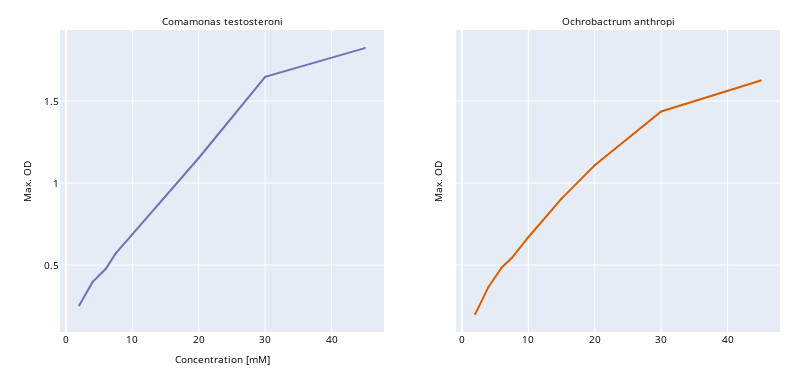

Notebook cell for this chart:
### Code cell
plot_max_OD_plate_reader()

### Figure 1 — Plotly figure (JSON) as saved in the notebook; plotly's stock layout.template omitted (floating-point values rounded to 4 significant figures)
{"data": [{"line": {"color": "#7570B3", "width": 2}, "marker": {"size": 2}, "showlegend": false, "type": "scatter", "x": [2, 4, 6, 7.5, 10, 15, 20, 30, 45], "xaxis": "x", "y": [0.2542, 0.3958, 0.4772, 0.5708, 0.6875, 0.9182, 1.153, 1.648, 1.823], "yaxis": "y"}, {"line": {"color": "#D95F02", "width": 2}, "marker": {"size": 2}, "showlegend": false, "type": "scatter", "x": [2, 4, 6, 7.5, 10, 15, 20, 30, 45], "xaxis": "x2", "y": [0.2009, 0.3668, 0.4852, 0.5428, 0.6696, 0.9053, 1.109, 1.436, 1.625], "yaxis": "y2"}], "layout": {"annotations": [{"font": {"color": "black", "size": 10}, "showarrow": false, "text": "Comamonas testosteroni", "x": 0.225, "xanchor": "center", "xref": "paper", "y": 1, "yanchor": "bottom", "yref": "paper"}, {"font": {"color": "black", "size": 10}, "showarrow": false, "text": "Ochrobactrum anthropi", "x": 0.775, "xanchor": "center", "xref": "paper", "y": 1, "yanchor": "bottom", "yref": "paper"}], "font": {"color": "black", "size": 10}, "height": 375, "legend": {"title": {"font": {"color": "black", "size": 10}}}, "margin": {"b": 20, "l": 60, "r": 20, "t": 30}, "title": {"font": {"color": "black", "size": 10}}, "width": 800, "xaxis": {"anchor": "y", "autorange": true, "domain": [0, 0.45], "range": [-0.8908, 47.89], "title": {"font": {"color": "black", "size": 10}, "standoff": 10, "text": "Concentration [mM]"}, "type": "linear"}, "xaxis2": {"anchor": "y2", "autorange": true, "domain": [0.55, 1], "range": [-0.8908, 47.89], "title": {"font": {"color": "black", "size": 10}, "standoff": 10}, "type": "linear"}, "yaxis": {"anchor": "x", "autorange": true, "domain": [0, 1], "range": [0.09056, 1.933], "title": {"font": {"color": "black", "size": 10}, "standoff": 10, "text": "Max. OD"}, "type": "linear"}, "yaxis2": {"anchor": "x2", "autorange": true, "domain": [0, 1], "matches": "y", "range": [0.09056, 1.933], "showticklabels": false, "title": {"font": {"color": "black", "size": 10}, "standoff": 10, "text": "Max. OD"}, "type": "linear"}}}
